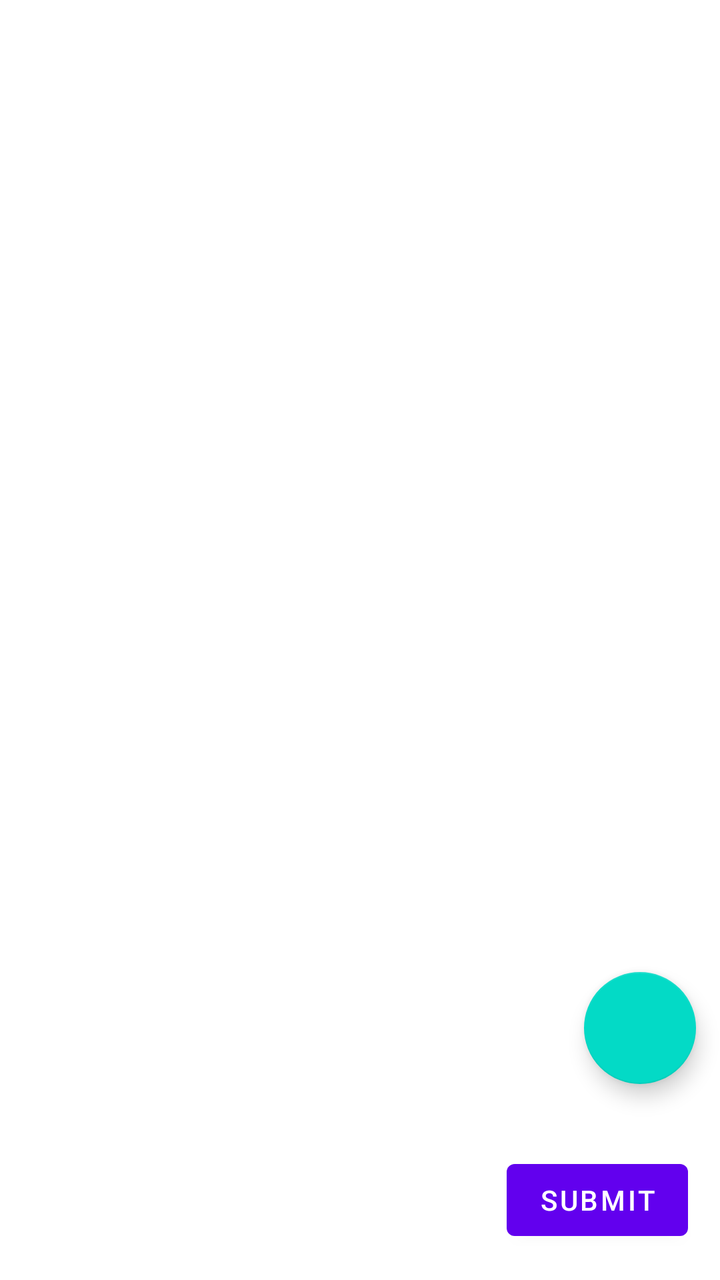
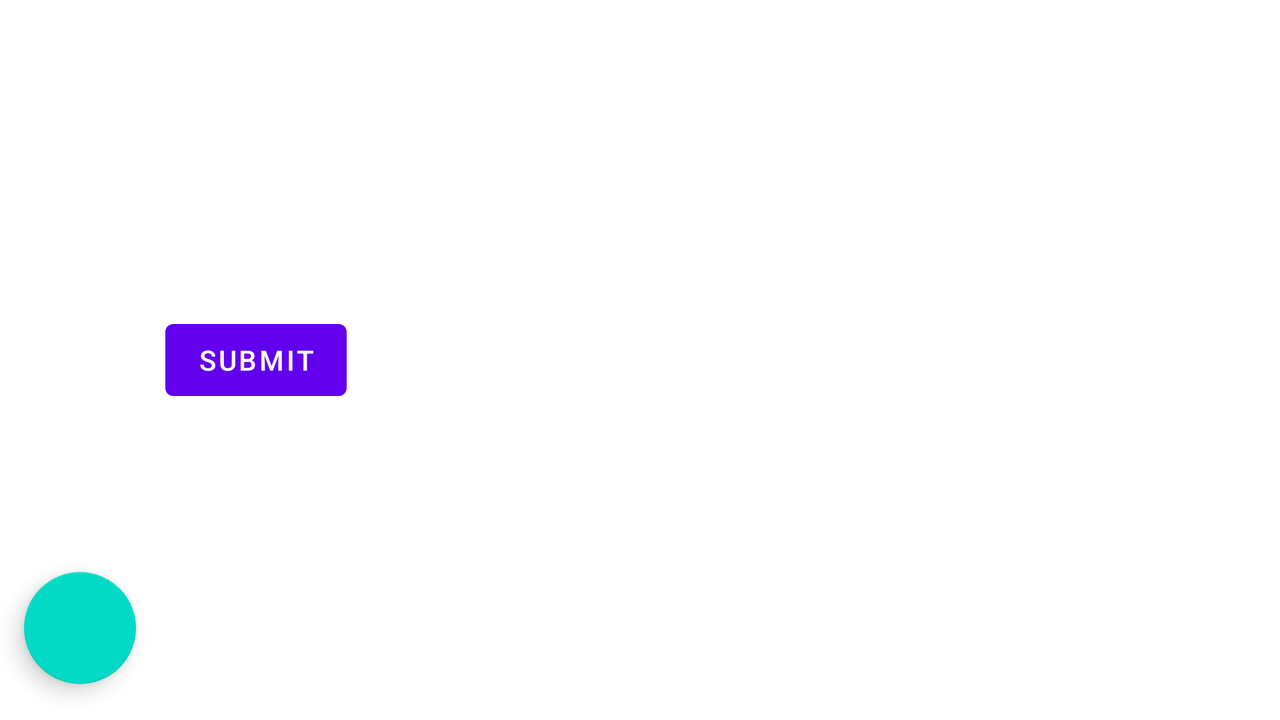

One screen, two layout resources from the same app: the default and the repository's alternative for another configuration. Each is rendered where Android would select it; the XML of both is given below.
<!-- AndroidManifest.xml: application theme AppTheme.NoActionBar -->
<!-- res/layout/fragment_game.xml -->
<?xml version="1.0" encoding="utf-8"?>
<androidx.constraintlayout.widget.ConstraintLayout
  xmlns:android="http://schemas.android.com/apk/res/android"
  xmlns:app="http://schemas.android.com/apk/res-auto"
  xmlns:tools="http://schemas.android.com/tools"
  android:layout_width="match_parent"
  android:layout_height="match_parent"
  tools:context=".controller.GameFragment">

  <ListView
    android:id="@+id/guess_list"
    android:layout_width="match_parent"
    android:layout_height="0dp"
    app:layout_constraintTop_toTopOf="parent"
    app:layout_constraintStart_toStartOf="parent"
    app:layout_constraintBottom_toTopOf="@id/guess_controls"/>

  <LinearLayout
    android:id="@+id/guess_controls"
    android:layout_width="match_parent"
    android:layout_height="wrap_content"
    android:orientation="horizontal"
    android:padding="@dimen/half_margin"
    android:gravity="end|center_vertical"
    app:layout_constraintStart_toStartOf="parent"
    app:layout_constraintBottom_toBottomOf="parent">

    <LinearLayout
      android:id="@+id/spinners"
      android:orientation="horizontal"
      android:layout_width="0dp"
      android:layout_height="wrap_content"
      android:layout_weight="1"/>

    <Button
      android:id="@+id/submit"
      android:layout_width="wrap_content"
      android:layout_height="wrap_content"
      android:layout_margin="@dimen/half_margin"
      android:text="@string/submit"/>

  </LinearLayout>

  <com.google.android.material.floatingactionbutton.FloatingActionButton
    android:id="@+id/summary"
    android:layout_width="wrap_content"
    android:layout_height="wrap_content"
    app:useCompatPadding="true"
    app:layout_constraintEnd_toEndOf="parent"
    app:layout_constraintBottom_toTopOf="@id/guess_controls"/>

</androidx.constraintlayout.widget.ConstraintLayout>
<!-- resources referenced by this layout -->
<resources>
  <dimen name="half_margin">8dp</dimen>
  <string name="submit">Submit</string>
  <style name="AppTheme.NoActionBar">
      <item name="windowActionBar">false</item>
      <item name="windowNoTitle">true</item>
    </style>
</resources>
<!-- res/layout-land/fragment_game.xml (the repository's variant of the layout above) -->
<!-- drawn on the phone turned sideways -->
<?xml version="1.0" encoding="utf-8"?>
<androidx.constraintlayout.widget.ConstraintLayout
  xmlns:android="http://schemas.android.com/apk/res/android"
  xmlns:app="http://schemas.android.com/apk/res-auto"
  xmlns:tools="http://schemas.android.com/tools"
  android:layout_width="match_parent"
  android:layout_height="match_parent"
  tools:context=".controller.GameFragment">

  <LinearLayout
    android:id="@+id/guess_controls"
    android:layout_width="0dp"
    android:layout_height="0dp"
    android:orientation="vertical"
    android:padding="@dimen/half_margin"
    android:gravity="center"
    app:layout_constraintStart_toStartOf="parent"
    app:layout_constraintTop_toTopOf="parent"
    app:layout_constraintBottom_toBottomOf="parent"
    app:layout_constraintEnd_toStartOf="@id/guess_list"
    app:layout_constraintHorizontal_weight="2">

    <LinearLayout
      android:id="@+id/spinners"
      android:orientation="horizontal"
      android:layout_width="match_parent"
      android:layout_height="wrap_content"/>

    <Button
      android:id="@+id/submit"
      android:layout_width="wrap_content"
      android:layout_height="wrap_content"
      android:layout_margin="@dimen/half_margin"
      android:text="@string/submit"/>

  </LinearLayout>

  <ListView
    android:id="@+id/guess_list"
    android:layout_width="0dp"
    android:layout_height="0dp"
    app:layout_constraintTop_toTopOf="parent"
    app:layout_constraintEnd_toEndOf="parent"
    app:layout_constraintBottom_toBottomOf="parent"
    app:layout_constraintStart_toEndOf="@id/guess_controls"
    app:layout_constraintHorizontal_weight="3"/>

  <com.google.android.material.floatingactionbutton.FloatingActionButton
    android:id="@+id/summary"
    android:layout_width="wrap_content"
    android:layout_height="wrap_content"
    app:useCompatPadding="true"
    app:layout_constraintStart_toStartOf="parent"
    app:layout_constraintBottom_toBottomOf="parent"/>

</androidx.constraintlayout.widget.ConstraintLayout>
